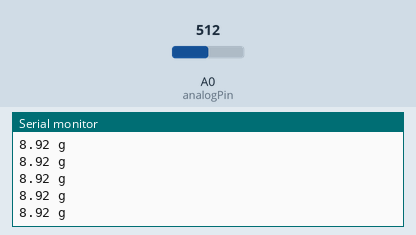
Recording of a sketch running on a simulated Arduino Uno, built with avr-gcc and run on an emulated ATmega328P. Shown: the last lines printed to the serial monitor. The test bench sets the inputs (shaded band); at power-on: A0 (analogPin) = 512.

Above: at 1.2 s.
1.3 s: A0 (analogPin) set to 524
At 2.4 s:
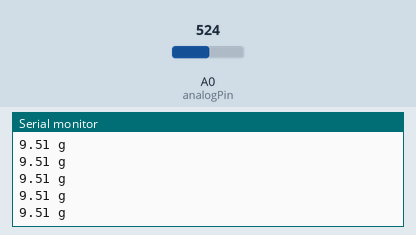
2.8 s: A0 (analogPin) set to 548
At 3.5 s:
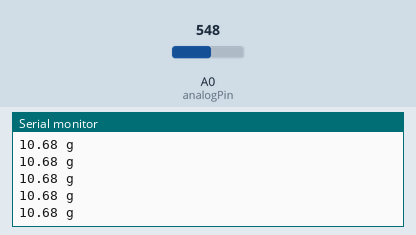
Timing chart, 0 to 5.8 s (numbered marks = the images above; inputs shaded):
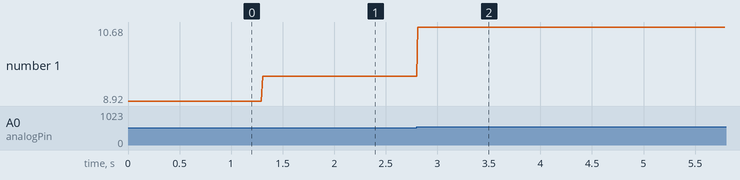

The sketch:

test.ino
```cpp
const int analogPin = A0;

void setup() {
  Serial.begin(9600);
}

void loop() {
  int sensorValue = analogRead(analogPin);
  float voltage = sensorValue * (5.0 / 1023.0);
  float acceleration = (voltage - 1.61) * 10;  // Adjust this factor based on your observation

  Serial.print(acceleration);
  Serial.println(" g");

  delay(10);
}
```

Measured:
- after the input at 1.3 s, the serial monitor: prints a new line at once (image 1)
- after the input at 2.8 s, the serial monitor: prints a new line at once (image 2)
- plotted number 1: 8.92 → 9.51 after the input at 1.3 s, 9.51 → 10.68 after the input at 2.8 s
